Frame 1 (no input): blank canvas, image omitted
Frame 60 (the mouse pressed at the canvas centre just before this capture): blank canvas, image omitted
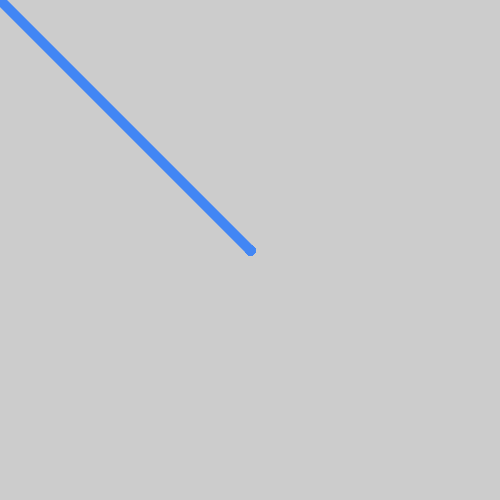
Frame 120 (the mouse held since frame 60 and released just before this capture)

The Processing sketch whose frames 1 and 60 were blank and that drew this single picture after the mouse press (run headless with seeded random() and noise(); from frame 60 on, the mouse is pressed at the canvas centre):

// Processing sketch: sketch_14_2_excercise
// ── sketch_14_2_excercise.pde
void setup() {
  size(500, 500);
  strokeWeight(10);
}

void draw() {
  if(mousePressed == true) {
  stroke(66,134,244);
  line(mouseX, mouseY, pmouseX, pmouseY);
  }
  

}
